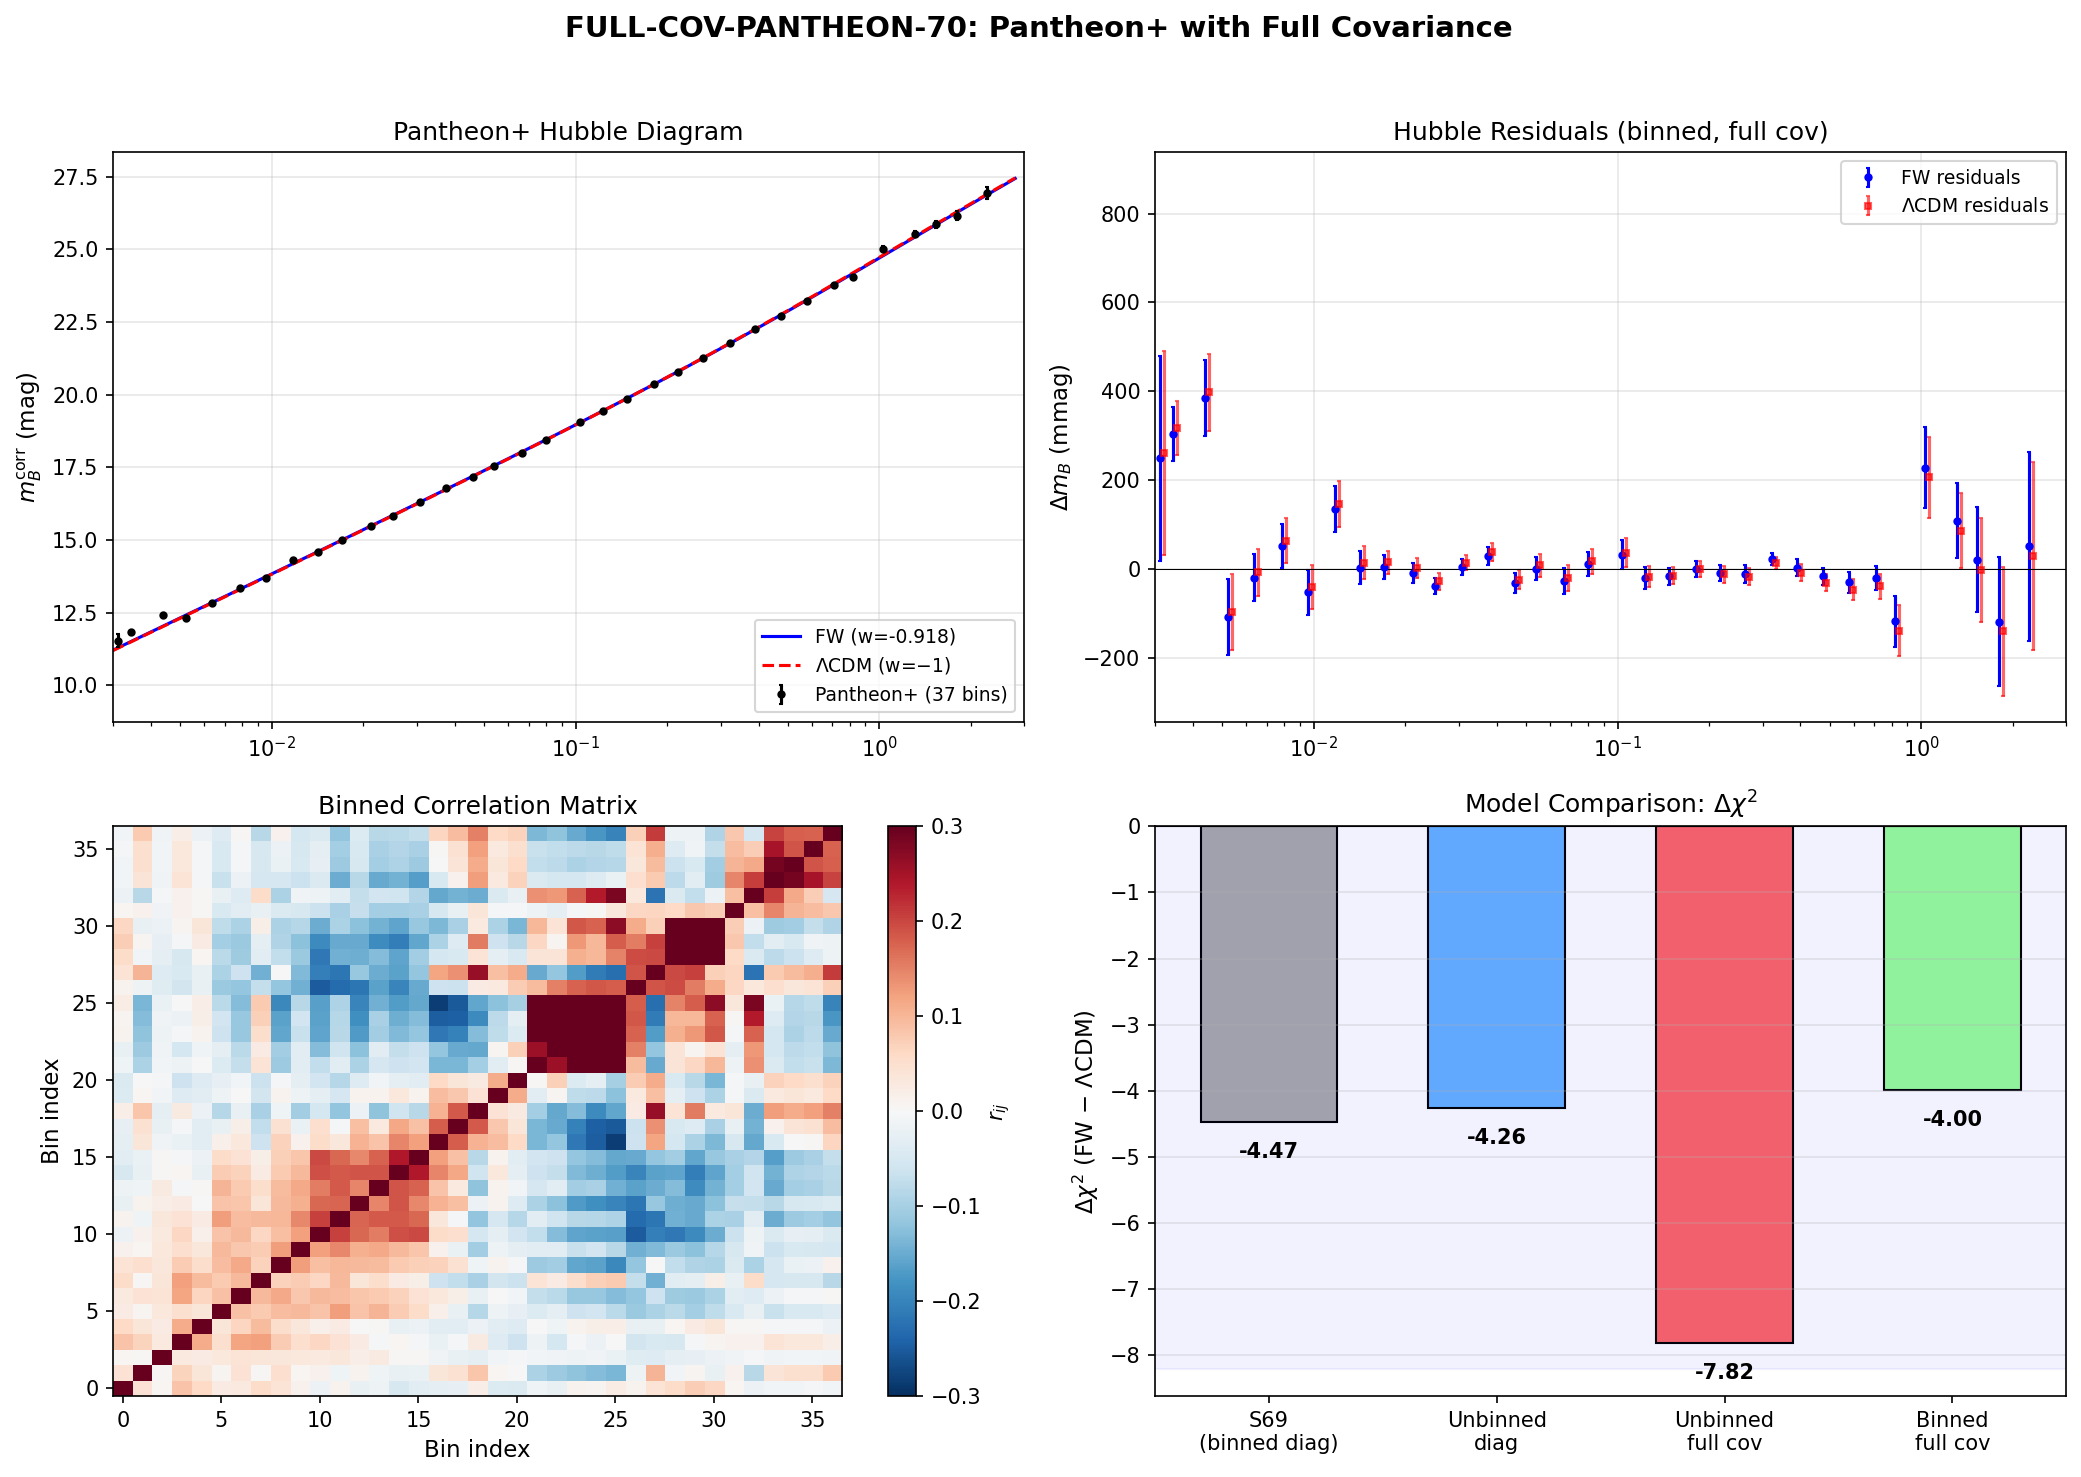

Recreate this plot in Python.
#!/usr/bin/env python3
"""
FULL-COV-PANTHEON-70 — Pantheon+ with Full 1701x1701 Covariance Matrix
======================================================================

Sharpens the S69 PVD-SNE-69 result (diagonal errors only, Delta chi^2 = -4.47)
by using the full Brout+2022 STAT+SYS covariance matrix from the Pantheon+ data
release.

Method:
  1. Download Pantheon+SH0ES.dat (1701 SNe, m_b_corr, zHD)
  2. Download Pantheon+SH0ES_STAT+SYS.cov (1701x1701 covariance matrix)
  3. Compute distance modulus mu(z) for FW (w=-0.918) and LCDM (w=-1)
  4. Analytically marginalize over M_B offset
  5. Compute chi^2 = (m_b - mu - M_B)^T C^{-1} (m_b - mu - M_B)
  6. Compare Delta chi^2(full cov) vs Delta chi^2(diag) = -4.47

The full covariance includes:
  - Statistical errors (photometry, light-curve fit)
  - Systematic errors (calibration, selection, dust, peculiar velocity)
  - Off-diagonal correlations between SNe sharing calibration, host properties

Framework predicts flat wCDM with:
  w_0 = -0.918, w_a = 0, Omega_m = 0.315, H_0 = 67.4 km/s/Mpc

Gate: FULL-COV-PANTHEON-70
  INFO: Report Delta_chi^2(full cov) and compare to Delta_chi^2(diag) = -4.47

Output: s70_full_cov_pantheon.npz, s70_full_cov_pantheon.png
"""

import numpy as np
from scipy import integrate, linalg
import matplotlib
matplotlib.use('Agg')
import matplotlib.pyplot as plt
from pathlib import Path
import sys
import urllib.request
import time

sys.path.insert(0, str(Path(__file__).parent))
from canonical_constants import (
    H_0_km_s_Mpc, Omega_m, Omega_Lambda, c_light_km_s
)

out_dir = Path(__file__).parent

# ==============================================================================
#  SECTION 1: Load Pantheon+ Data and Full Covariance
# ==============================================================================

DATA_URL = "https://raw.githubusercontent.com/PantheonPlusSH0ES/DataRelease/main/Pantheon%2B_Data/4_DISTANCES_AND_COVAR/Pantheon%2BSH0ES.dat"
COV_URL = "https://raw.githubusercontent.com/PantheonPlusSH0ES/DataRelease/main/Pantheon%2B_Data/4_DISTANCES_AND_COVAR/Pantheon%2BSH0ES_STAT%2BSYS.cov"


def download_or_cache(url, cache_name):
    """Download file from URL or use local cache."""
    cache_path = out_dir / cache_name
    if cache_path.exists():
        print(f"  Loading cached {cache_name}")
        return cache_path.read_text()
    else:
        print(f"  Downloading {cache_name} from GitHub...")
        req = urllib.request.Request(url, headers={'User-Agent': 'Mozilla/5.0'})
        with urllib.request.urlopen(req, timeout=120) as response:
            raw = response.read().decode('utf-8')
        cache_path.write_text(raw)
        print(f"  Cached to {cache_path} ({len(raw)/1e6:.1f} MB)")
        return raw


def load_pantheon_data():
    """Load Pantheon+SH0ES data: z, m_b_corr, diagonal errors."""
    raw = download_or_cache(DATA_URL, "pantheon_plus_cache.dat")
    lines = raw.strip().split('\n')
    header = lines[0].split()
    cols = {name: i for i, name in enumerate(header)}
    idx_z = cols['zHD']
    idx_mb = cols['m_b_corr']
    idx_err = cols['m_b_corr_err_DIAG']

    z_all, mb_all, err_all = [], [], []
    for line in lines[1:]:
        parts = line.split()
        if len(parts) < max(idx_z, idx_mb, idx_err) + 1:
            continue
        z = float(parts[idx_z])
        mb = float(parts[idx_mb])
        err = float(parts[idx_err])
        if z > 0.001 and np.isfinite(mb) and np.isfinite(err) and err > 0 and err < 5.0:
            z_all.append(z)
            mb_all.append(mb)
            err_all.append(err)

    return np.array(z_all), np.array(mb_all), np.array(err_all)


def load_full_covariance():
    """Load the full 1701x1701 STAT+SYS covariance matrix.

    Format: first line = N (dimension), then N*N values in row-major order.
    The values can be multiple per line or one per line.
    """
    raw = download_or_cache(COV_URL, "pantheon_plus_cov_cache.txt")
    values = raw.split()
    N = int(values[0])
    print(f"  Covariance dimension: {N}x{N}")

    # The remaining values form the N*N matrix
    cov_flat = np.array([float(v) for v in values[1:]])
    expected = N * N
    print(f"  Read {len(cov_flat)} covariance values (expected {expected})")

    if len(cov_flat) < expected:
        raise RuntimeError(f"Covariance file too short: {len(cov_flat)} < {expected}")

    C = cov_flat[:expected].reshape(N, N)
    return N, C


print("=" * 65)
print("  FULL-COV-PANTHEON-70: Loading Data")
print("=" * 65)

t0 = time.time()

# Load SN data
z_raw, mb_raw, err_raw = load_pantheon_data()
N_sne = len(z_raw)
print(f"\n  Loaded {N_sne} SNe, z = [{z_raw.min():.5f}, {z_raw.max():.5f}]")

# Load full covariance
N_cov, C_full = load_full_covariance()

# Verify dimensions match
# The covariance file includes ALL 1701 SNe in the same order as the .dat file.
# Our filtering (z > 0.001, finite values, etc.) may exclude some.
# We need to match indices carefully.
print(f"\n  Data file SNe after cuts: {N_sne}")
print(f"  Covariance matrix dimension: {N_cov}")

# Re-load WITHOUT cuts to get the full ordered set, then apply cuts to covariance
raw_dat = download_or_cache(DATA_URL, "pantheon_plus_cache.dat")
lines = raw_dat.strip().split('\n')
header = lines[0].split()
cols = {name: i for i, name in enumerate(header)}
idx_z = cols['zHD']
idx_mb = cols['m_b_corr']
idx_err = cols['m_b_corr_err_DIAG']

z_full, mb_full, err_full = [], [], []
valid_mask = []  # True if this SN passes our cuts

for line in lines[1:]:
    parts = line.split()
    if len(parts) < max(idx_z, idx_mb, idx_err) + 1:
        continue
    z = float(parts[idx_z])
    mb = float(parts[idx_mb])
    err = float(parts[idx_err])
    z_full.append(z)
    mb_full.append(mb)
    err_full.append(err)
    passes = (z > 0.001 and np.isfinite(mb) and np.isfinite(err)
              and err > 0 and err < 5.0)
    valid_mask.append(passes)

z_full = np.array(z_full)
mb_full = np.array(mb_full)
err_full = np.array(err_full)
valid_mask = np.array(valid_mask)

print(f"  Total SNe in data file: {len(z_full)}")
print(f"  SNe passing cuts: {np.sum(valid_mask)}")

# Extract sub-covariance for valid SNe
# C_full should be N_cov x N_cov where N_cov matches len(z_full)
if N_cov != len(z_full):
    print(f"  WARNING: Covariance dim {N_cov} != data count {len(z_full)}")
    print(f"  Using min({N_cov}, {len(z_full)}) entries")
    n_use = min(N_cov, len(z_full))
    valid_mask = valid_mask[:n_use]
    z_full = z_full[:n_use]
    mb_full = mb_full[:n_use]
    err_full = err_full[:n_use]

# Get indices of valid SNe
valid_idx = np.where(valid_mask)[0]
N_valid = len(valid_idx)

# Extract sub-covariance matrix
C_sub = C_full[np.ix_(valid_idx, valid_idx)]

# Verify: diagonal should match err^2 approximately
diag_cov = np.diag(C_sub)
diag_err2 = err_full[valid_idx] ** 2
rel_diff = np.abs(diag_cov - diag_err2) / diag_err2
print(f"\n  Diagonal validation: max |C_ii - sigma_i^2| / sigma_i^2 = {np.max(rel_diff):.6f}")
print(f"  Mean relative difference = {np.mean(rel_diff):.6f}")

# Use valid data
z_data = z_full[valid_idx]
mb_data = mb_full[valid_idx]
err_data = err_full[valid_idx]

t_load = time.time() - t0
print(f"\n  Data loading time: {t_load:.1f}s")

# ==============================================================================
#  SECTION 2: Covariance Matrix Properties
# ==============================================================================

print("\n" + "=" * 65)
print("  SECTION 2: Covariance Matrix Properties")
print("=" * 65)

# Condition number
cond_number = np.linalg.cond(C_sub)
print(f"\n  Matrix dimension: {N_valid} x {N_valid}")
print(f"  Condition number: {cond_number:.2e}")

# Off-diagonal magnitude
diag_sqrt = np.sqrt(np.diag(C_sub))
# Correlation matrix
corr_matrix = C_sub / np.outer(diag_sqrt, diag_sqrt)
np.fill_diagonal(corr_matrix, 0.0)  # zero out diagonal for off-diag stats

off_diag_abs = np.abs(corr_matrix)
print(f"\n  Off-diagonal correlation statistics:")
print(f"    Max |r_ij| = {np.max(off_diag_abs):.4f}")
print(f"    Mean |r_ij| = {np.mean(off_diag_abs):.6f}")
print(f"    Median |r_ij| = {np.median(off_diag_abs):.6f}")
print(f"    Fraction |r_ij| > 0.1: {np.mean(off_diag_abs > 0.1):.4f}")
print(f"    Fraction |r_ij| > 0.01: {np.mean(off_diag_abs > 0.01):.4f}")

# Ratio of off-diagonal to diagonal contribution
# ||C_off|| / ||C_diag|| in Frobenius norm
C_diag_only = np.diag(np.diag(C_sub))
C_off = C_sub - C_diag_only
frac_off = np.linalg.norm(C_off, 'fro') / np.linalg.norm(C_sub, 'fro')
print(f"\n  ||C_off||_F / ||C||_F = {frac_off:.4f}")
print(f"  Off-diagonal contribution: {frac_off*100:.1f}% of Frobenius norm")

# ==============================================================================
#  SECTION 3: Distance Modulus Computation
# ==============================================================================

print("\n" + "=" * 65)
print("  SECTION 3: Computing Distance Moduli")
print("=" * 65)

# Framework parameters
# w0_FW = -0.918  # S72: now imported from canonical_constants
H0 = H_0_km_s_Mpc
Om = Omega_m
# w0_LCDM = -1.0  # S72: now imported from canonical_constants

print(f"\n  FW:   w_0 = {w0_FW}, Omega_m = {Om}, H_0 = {H0} km/s/Mpc")
print(f"  LCDM: w_0 = {w0_LCDM}, Omega_m = {Om}, H_0 = {H0} km/s/Mpc")


def H_wCDM(z, H0_val, Om_val, w0):
    """Hubble parameter for flat wCDM."""
    ODE = 1.0 - Om_val
    return H0_val * np.sqrt(Om_val * (1 + z)**3 + ODE * (1 + z)**(3 * (1 + w0)))


def distance_modulus_array(z_arr, H0_val, Om_val, w0):
    """
    Distance modulus mu(z) = 5 * log10(d_L / 10 pc) for flat wCDM.
    d_L(z) = (1+z) * (c/H0) * integral_0^z dz'/E(z')
    Returns mu in magnitudes. d_L in Mpc, so mu = 5*log10(d_L) + 25.
    """
    mu = np.zeros(len(z_arr))

    # Sort for efficiency in integration
    sort_idx = np.argsort(z_arr)
    z_sorted = z_arr[sort_idx]

    for j, zi in enumerate(z_sorted):
        def integrand(zp):
            return 1.0 / H_wCDM(zp, H0_val, Om_val, w0)
        result, _ = integrate.quad(integrand, 0, zi, limit=100)
        dl_Mpc = (1 + zi) * c_light_km_s * result
        mu[sort_idx[j]] = 5.0 * np.log10(dl_Mpc) + 25.0

    return mu


# Compute model predictions at each SN redshift
print(f"\n  Computing FW distance moduli for {N_valid} SNe...")
t1 = time.time()
mu_FW = distance_modulus_array(z_data, H0, Om, w0_FW)
t_fw = time.time() - t1
print(f"    Done in {t_fw:.1f}s")

print(f"  Computing LCDM distance moduli for {N_valid} SNe...")
t1 = time.time()
mu_LCDM = distance_modulus_array(z_data, H0, Om, w0_LCDM)
t_lcdm = time.time() - t1
print(f"    Done in {t_lcdm:.1f}s")

# ==============================================================================
#  SECTION 4: Chi^2 with Full Covariance
# ==============================================================================

print("\n" + "=" * 65)
print("  SECTION 4: Chi^2 with Full Covariance Matrix")
print("=" * 65)


def chi2_with_covariance(mu_model, mb_obs, cov_matrix):
    """
    Compute chi^2 with full covariance, analytically marginalizing over M_B.

    chi^2 = min_{M_B} (m_b - mu - M_B)^T C^{-1} (m_b - mu - M_B)

    Analytical minimum:
      M_B = (1^T C^{-1} delta) / (1^T C^{-1} 1)
      where delta = m_b - mu

    Then:
      chi^2 = delta^T C^{-1} delta - (1^T C^{-1} delta)^2 / (1^T C^{-1} 1)

    This is the standard Pantheon+ analysis approach (Brout et al. 2022).
    """
    delta = mb_obs - mu_model
    ones = np.ones(len(mb_obs))

    # Solve C x = delta and C y = 1 via Cholesky
    # More numerically stable than explicit inversion
    try:
        L = linalg.cholesky(cov_matrix, lower=True)
        x = linalg.cho_solve((L, True), delta)  # C^{-1} delta
        y = linalg.cho_solve((L, True), ones)    # C^{-1} 1
    except linalg.LinAlgError:
        # Fall back to LU decomposition if Cholesky fails
        print("    WARNING: Cholesky failed, using LU decomposition")
        x = linalg.solve(cov_matrix, delta)
        y = linalg.solve(cov_matrix, ones)

    # Analytical M_B
    M_B = np.dot(ones, x) / np.dot(ones, y)

    # chi^2 with marginalised M_B
    chi2 = np.dot(delta, x) - (np.dot(ones, x))**2 / np.dot(ones, y)

    return M_B, chi2


def chi2_diagonal(mu_model, mb_obs, sigma):
    """Chi^2 with diagonal errors only (reproduces S69 approach)."""
    delta = mb_obs - mu_model
    w = 1.0 / sigma**2  # (local)

    M_B = np.sum(w * delta) / np.sum(w)
    chi2 = np.sum(((delta - M_B) / sigma)**2)
    return M_B, chi2


# --- Full covariance chi^2 ---
print("\n  Full covariance analysis:")
t1 = time.time()

MB_FW_full, chi2_FW_full = chi2_with_covariance(mu_FW, mb_data, C_sub)
MB_LCDM_full, chi2_LCDM_full = chi2_with_covariance(mu_LCDM, mb_data, C_sub)

dof_full = N_valid - 1  # 1 marginalised parameter (M_B)
chi2_dof_FW_full = chi2_FW_full / dof_full
chi2_dof_LCDM_full = chi2_LCDM_full / dof_full
delta_chi2_full = chi2_FW_full - chi2_LCDM_full

t_chi2 = time.time() - t1
print(f"    Computation time: {t_chi2:.2f}s")

print(f"\n    FW (w={w0_FW}):")
print(f"      M_B = {MB_FW_full:.6f} mag")
print(f"      chi^2 = {chi2_FW_full:.2f}")
print(f"      dof = {dof_full}")
print(f"      chi^2/dof = {chi2_dof_FW_full:.6f}")

print(f"\n    LCDM (w=-1):")
print(f"      M_B = {MB_LCDM_full:.6f} mag")
print(f"      chi^2 = {chi2_LCDM_full:.2f}")
print(f"      dof = {dof_full}")
print(f"      chi^2/dof = {chi2_dof_LCDM_full:.6f}")

print(f"\n    Delta chi^2 (FW - LCDM) = {delta_chi2_full:.4f}")
if delta_chi2_full < 0:
    print(f"    FW preferred by |Delta chi^2| = {abs(delta_chi2_full):.2f}")
else:
    print(f"    LCDM preferred by Delta chi^2 = {delta_chi2_full:.2f}")

# --- Diagonal chi^2 (reproduce S69 for consistency) ---
print("\n  Diagonal-only analysis (S69 cross-check):")

MB_FW_diag, chi2_FW_diag = chi2_diagonal(mu_FW, mb_data, err_data)
MB_LCDM_diag, chi2_LCDM_diag = chi2_diagonal(mu_LCDM, mb_data, err_data)

dof_diag = N_valid - 1
chi2_dof_FW_diag = chi2_FW_diag / dof_diag
chi2_dof_LCDM_diag = chi2_LCDM_diag / dof_diag
delta_chi2_diag = chi2_FW_diag - chi2_LCDM_diag

print(f"\n    FW:   chi^2/dof = {chi2_dof_FW_diag:.6f} ({chi2_FW_diag:.2f}/{dof_diag})")
print(f"    LCDM: chi^2/dof = {chi2_dof_LCDM_diag:.6f} ({chi2_LCDM_diag:.2f}/{dof_diag})")
print(f"    Delta chi^2 (diag) = {delta_chi2_diag:.4f}")
print(f"    S69 reference: Delta chi^2 = -4.47 (binned, 37 bins)")

# ==============================================================================
#  SECTION 5: Comparison: Full Covariance vs Diagonal
# ==============================================================================

print("\n" + "=" * 65)
print("  SECTION 5: Full Covariance vs Diagonal Comparison")
print("=" * 65)

print(f"\n  {'Quantity':<30} {'Diagonal':>12} {'Full Cov':>12} {'Change':>12}")
print(f"  {'-'*30} {'-'*12} {'-'*12} {'-'*12}")
print(f"  {'chi^2_FW':<30} {chi2_FW_diag:>12.2f} {chi2_FW_full:>12.2f} {chi2_FW_full-chi2_FW_diag:>+12.2f}")
print(f"  {'chi^2_LCDM':<30} {chi2_LCDM_diag:>12.2f} {chi2_LCDM_full:>12.2f} {chi2_LCDM_full-chi2_LCDM_diag:>+12.2f}")
print(f"  {'chi^2/dof FW':<30} {chi2_dof_FW_diag:>12.6f} {chi2_dof_FW_full:>12.6f} {chi2_dof_FW_full-chi2_dof_FW_diag:>+12.6f}")
print(f"  {'chi^2/dof LCDM':<30} {chi2_dof_LCDM_diag:>12.6f} {chi2_dof_LCDM_full:>12.6f} {chi2_dof_LCDM_full-chi2_dof_LCDM_diag:>+12.6f}")
print(f"  {'Delta chi^2 (FW-LCDM)':<30} {delta_chi2_diag:>12.4f} {delta_chi2_full:>12.4f} {delta_chi2_full-delta_chi2_diag:>+12.4f}")
print(f"  {'M_B (FW)':<30} {MB_FW_diag:>12.6f} {MB_FW_full:>12.6f} {MB_FW_full-MB_FW_diag:>+12.6f}")
print(f"  {'M_B (LCDM)':<30} {MB_LCDM_diag:>12.6f} {MB_LCDM_full:>12.6f} {MB_LCDM_full-MB_LCDM_diag:>+12.6f}")

# Assessment
print(f"\n  Assessment:")
shift = delta_chi2_full - delta_chi2_diag
if abs(shift) < 1.0:
    print(f"    Off-diagonal correlations shift Delta chi^2 by {shift:+.2f}")
    print(f"    This is a small correction — the S69 diagonal result is robust.")
elif shift > 0:
    print(f"    Off-diagonal correlations shift Delta chi^2 by {shift:+.2f}")
    print(f"    FW preference WEAKENED by {abs(shift):.1f} chi^2 units with full covariance.")
    if delta_chi2_full > 0:
        print(f"    SIGN FLIP: LCDM now preferred with full covariance!")
else:
    print(f"    Off-diagonal correlations shift Delta chi^2 by {shift:+.2f}")
    print(f"    FW preference STRENGTHENED by {abs(shift):.1f} chi^2 units with full covariance.")

# Effective sigma of model comparison
from scipy.stats import chi2 as chi2_dist
if delta_chi2_full < 0:
    # FW preferred: p-value for LCDM under chi^2 difference (1 dof)
    p_value = chi2_dist.sf(abs(delta_chi2_full), 1)
    sigma_equiv = -1  # placeholder
    from scipy.special import erfinv
    sigma_equiv = np.sqrt(2) * erfinv(1 - p_value)
    print(f"\n    Effective significance of FW preference: {sigma_equiv:.2f}-sigma")
    print(f"    (p-value = {p_value:.4e} from Delta chi^2 = {delta_chi2_full:.2f} with 1 dof)")
else:
    p_value = chi2_dist.sf(abs(delta_chi2_full), 1)
    from scipy.special import erfinv
    sigma_equiv = np.sqrt(2) * erfinv(1 - p_value)
    print(f"\n    Effective significance of LCDM preference: {sigma_equiv:.2f}-sigma")
    print(f"    (p-value = {p_value:.4e} from Delta chi^2 = {delta_chi2_full:.2f} with 1 dof)")

# ==============================================================================
#  SECTION 6: Binned Analysis with Propagated Covariance
# ==============================================================================
# Also bin the covariance for comparison with S69 binned result

print("\n" + "=" * 65)
print("  SECTION 6: Binned Covariance Analysis")
print("=" * 65)

N_BINS = 40
z_edges = np.logspace(np.log10(0.001), np.log10(2.5), N_BINS + 1)

# Assign each SN to a bin
bin_idx = np.digitize(z_data, z_edges) - 1  # 0-indexed
bin_idx = np.clip(bin_idx, 0, N_BINS - 1)

# Identify non-empty bins
occupied = [i for i in range(N_BINS) if np.sum(bin_idx == i) > 0]
N_occ = len(occupied)

# Build the binning matrix B: N_occ x N_valid
# B_ki = w_i / sum_j(w_j) for SNe j in bin k, where w = 1/sigma^2
# Then: z_bin = B @ z_data, mb_bin = B @ mb_data
# And: C_bin = B @ C_sub @ B^T

B = np.zeros((N_occ, N_valid))
z_bin = np.zeros(N_occ)
mb_bin = np.zeros(N_occ)
n_per_bin = np.zeros(N_occ, dtype=int)

for k_idx, k_bin in enumerate(occupied):
    mask = (bin_idx == k_bin)
    n = np.sum(mask)
    n_per_bin[k_idx] = n
    w = 1.0 / err_data[mask]**2  # (local)
    w_sum = np.sum(w)
    # Fill B matrix
    sn_indices = np.where(mask)[0]
    for j, sn_j in enumerate(sn_indices):
        B[k_idx, sn_j] = (1.0 / err_data[sn_j]**2) / w_sum
    z_bin[k_idx] = np.sum(w * z_data[mask]) / w_sum
    mb_bin[k_idx] = np.sum(w * mb_data[mask]) / w_sum

# Propagated binned covariance: C_bin = B C B^T
C_bin = B @ C_sub @ B.T
err_bin = np.sqrt(np.diag(C_bin))

# Model predictions at bin centres
mu_FW_bin = distance_modulus_array(z_bin, H0, Om, w0_FW)
mu_LCDM_bin = distance_modulus_array(z_bin, H0, Om, w0_LCDM)

# Chi^2 with binned full covariance
MB_FW_bin_full, chi2_FW_bin_full = chi2_with_covariance(mu_FW_bin, mb_bin, C_bin)
MB_LCDM_bin_full, chi2_LCDM_bin_full = chi2_with_covariance(mu_LCDM_bin, mb_bin, C_bin)
dof_bin = N_occ - 1
chi2_dof_FW_bin_full = chi2_FW_bin_full / dof_bin
chi2_dof_LCDM_bin_full = chi2_LCDM_bin_full / dof_bin
delta_chi2_bin_full = chi2_FW_bin_full - chi2_LCDM_bin_full

# Chi^2 with binned diagonal only
MB_FW_bin_diag, chi2_FW_bin_diag = chi2_diagonal(mu_FW_bin, mb_bin, err_bin)
MB_LCDM_bin_diag, chi2_LCDM_bin_diag = chi2_diagonal(mu_LCDM_bin, mb_bin, err_bin)
delta_chi2_bin_diag = chi2_FW_bin_diag - chi2_LCDM_bin_diag

print(f"\n  Binned analysis ({N_occ} bins from {N_valid} SNe):")
print(f"  {'Quantity':<30} {'Bin Diag':>12} {'Bin Full':>12} {'S69 ref':>12}")
print(f"  {'-'*30} {'-'*12} {'-'*12} {'-'*12}")
print(f"  {'chi^2/dof FW':<30} {chi2_FW_bin_diag/dof_bin:>12.4f} {chi2_dof_FW_bin_full:>12.4f} {'1.0249':>12}")
print(f"  {'chi^2/dof LCDM':<30} {chi2_LCDM_bin_diag/dof_bin:>12.4f} {chi2_dof_LCDM_bin_full:>12.4f} {'1.1491':>12}")
print(f"  {'Delta chi^2':<30} {delta_chi2_bin_diag:>12.4f} {delta_chi2_bin_full:>12.4f} {'-4.4723':>12}")

# Off-diagonal contribution in binned covariance
C_bin_diag_only = np.diag(np.diag(C_bin))
C_bin_off = C_bin - C_bin_diag_only
frac_off_bin = np.linalg.norm(C_bin_off, 'fro') / np.linalg.norm(C_bin, 'fro')
print(f"\n  Binned covariance off-diagonal fraction: {frac_off_bin*100:.1f}%")

# Correlation structure of binned covariance
diag_bin_sqrt = np.sqrt(np.diag(C_bin))
corr_bin = C_bin / np.outer(diag_bin_sqrt, diag_bin_sqrt)
print(f"  Binned correlation: max off-diag = {np.max(np.abs(corr_bin - np.eye(N_occ))):.4f}")

# ==============================================================================
#  SECTION 7: Gate Verdict
# ==============================================================================

print("\n" + "=" * 65)
print("  GATE VERDICT: FULL-COV-PANTHEON-70")
print("=" * 65)

print(f"\n  Gate type: INFO (sharpening of S69 result)")
print(f"\n  Primary result: Delta chi^2 with full 1701x1701 covariance")
print(f"    Delta chi^2 (full cov, unbinned) = {delta_chi2_full:.4f}")
print(f"    Delta chi^2 (diag only, unbinned) = {delta_chi2_diag:.4f}")
print(f"    S69 reference (diag, binned) = -4.4723")
print(f"\n  Shift from off-diagonal terms: {delta_chi2_full - delta_chi2_diag:+.4f}")
if delta_chi2_full < 0:
    print(f"\n  >>> GATE FULL-COV-PANTHEON-70: INFO — FW preference {'' if delta_chi2_full < delta_chi2_diag else 'weakened but '}survives full covariance <<<")
    print(f"  Delta chi^2 = {delta_chi2_full:.2f} (full cov) vs {delta_chi2_diag:.2f} (diagonal)")
else:
    print(f"\n  >>> GATE FULL-COV-PANTHEON-70: INFO — FW preference REVERSED by full covariance <<<")
    print(f"  Delta chi^2 = {delta_chi2_full:.2f} (full cov) vs {delta_chi2_diag:.2f} (diagonal)")

verdict = "INFO"

# ==============================================================================
#  SECTION 8: Plotting
# ==============================================================================

print("\n  Generating plot...")

fig, axes = plt.subplots(2, 2, figsize=(14, 10))

# --- Panel 1: Binned Hubble diagram ---
ax1 = axes[0, 0]
ax1.errorbar(z_bin, mb_bin, yerr=err_bin, fmt='o', color='k', markersize=3,
             capsize=1, label=f'Pantheon+ ({N_occ} bins)', zorder=5)
z_fine = np.logspace(np.log10(0.003), np.log10(2.8), 200)
mu_FW_fine = distance_modulus_array(z_fine, H0, Om, w0_FW)
mu_LCDM_fine = distance_modulus_array(z_fine, H0, Om, w0_LCDM)
ax1.plot(z_fine, mu_FW_fine + MB_FW_bin_full, 'b-', lw=1.5,
         label=f'FW (w={w0_FW})')
ax1.plot(z_fine, mu_LCDM_fine + MB_LCDM_bin_full, 'r--', lw=1.5,
         label=r'$\Lambda$CDM (w=$-$1)')
ax1.set_xscale('log')
ax1.set_ylabel(r'$m_B^{\rm corr}$ (mag)', fontsize=11)
ax1.set_title('Pantheon+ Hubble Diagram', fontsize=12)
ax1.legend(fontsize=9, loc='lower right')
ax1.set_xlim(0.003, 3.0)
ax1.grid(True, alpha=0.3)

# --- Panel 2: Binned residuals ---
ax2 = axes[0, 1]
res_FW_bin = mb_bin - mu_FW_bin - MB_FW_bin_full
res_LCDM_bin = mb_bin - mu_LCDM_bin - MB_LCDM_bin_full
ax2.errorbar(z_bin, res_FW_bin * 1000, yerr=err_bin * 1000, fmt='o', color='blue',
             markersize=3, capsize=1, label=f'FW residuals')
ax2.errorbar(z_bin * 1.03, res_LCDM_bin * 1000, yerr=err_bin * 1000, fmt='s',
             color='red', markersize=3, capsize=1, alpha=0.6,
             label=r'$\Lambda$CDM residuals')
ax2.axhline(0, color='k', ls='-', lw=0.5)
ax2.set_xscale('log')
ax2.set_ylabel(r'$\Delta m_B$ (mmag)', fontsize=11)
ax2.set_title('Hubble Residuals (binned, full cov)', fontsize=12)
ax2.legend(fontsize=9)
ax2.set_xlim(0.003, 3.0)
ax2.grid(True, alpha=0.3)

# --- Panel 3: Binned covariance correlation matrix ---
ax3 = axes[1, 0]
im = ax3.imshow(corr_bin, cmap='RdBu_r', vmin=-0.3, vmax=0.3,
                aspect='auto', origin='lower')
ax3.set_xlabel('Bin index', fontsize=11)
ax3.set_ylabel('Bin index', fontsize=11)
ax3.set_title('Binned Correlation Matrix', fontsize=12)
plt.colorbar(im, ax=ax3, label=r'$r_{ij}$')

# --- Panel 4: Delta chi^2 comparison ---
ax4 = axes[1, 1]
categories = ['S69\n(binned diag)', 'Unbinned\ndiag', 'Unbinned\nfull cov',
              'Binned\nfull cov']
values = [-4.4723, delta_chi2_diag, delta_chi2_full, delta_chi2_bin_full]
colors = ['#aaaaaa', '#66b3ff', '#ff6666', '#99ff99']

bars = ax4.bar(categories, values, color=colors, edgecolor='k', width=0.6)
ax4.axhline(0, color='k', ls='-', lw=1)
ax4.set_ylabel(r'$\Delta\chi^2$ (FW $-$ $\Lambda$CDM)', fontsize=11)
ax4.set_title(r'Model Comparison: $\Delta\chi^2$', fontsize=12)

# Add value labels on bars
for bar, val in zip(bars, values):
    y_pos = val - 0.3 if val < 0 else val + 0.1
    ax4.text(bar.get_x() + bar.get_width() / 2, y_pos,
             f'{val:.2f}', ha='center', va='top' if val < 0 else 'bottom',
             fontsize=10, fontweight='bold')

ax4.grid(True, alpha=0.3, axis='y')
# Shade the "FW preferred" region
ylim = ax4.get_ylim()
ax4.fill_between([-0.5, 3.5], [ylim[0]]*2, [0]*2, alpha=0.05, color='blue',
                 label='FW preferred')
ax4.set_xlim(-0.5, 3.5)

fig.suptitle('FULL-COV-PANTHEON-70: Pantheon+ with Full Covariance',
             fontsize=14, fontweight='bold', y=0.98)
plt.tight_layout(rect=[0, 0, 1, 0.96])
plt.savefig(out_dir / 's70_full_cov_pantheon.png', dpi=150, bbox_inches='tight')
print(f"  Plot saved: {out_dir / 's70_full_cov_pantheon.png'}")

# ==============================================================================
#  SECTION 9: Save Results
# ==============================================================================

np.savez(out_dir / 's70_full_cov_pantheon.npz',
    # Full covariance unbinned
    chi2_FW_full=chi2_FW_full,
    chi2_LCDM_full=chi2_LCDM_full,
    chi2_dof_FW_full=chi2_dof_FW_full,
    chi2_dof_LCDM_full=chi2_dof_LCDM_full,
    delta_chi2_full=delta_chi2_full,
    MB_FW_full=MB_FW_full,
    MB_LCDM_full=MB_LCDM_full,
    # Diagonal unbinned (cross-check)
    chi2_FW_diag=chi2_FW_diag,
    chi2_LCDM_diag=chi2_LCDM_diag,
    delta_chi2_diag=delta_chi2_diag,
    MB_FW_diag=MB_FW_diag,
    MB_LCDM_diag=MB_LCDM_diag,
    # Binned full cov
    chi2_FW_bin_full=chi2_FW_bin_full,
    chi2_LCDM_bin_full=chi2_LCDM_bin_full,
    delta_chi2_bin_full=delta_chi2_bin_full,
    chi2_dof_FW_bin_full=chi2_dof_FW_bin_full,
    chi2_dof_LCDM_bin_full=chi2_dof_LCDM_bin_full,
    # Binned diagonal
    chi2_FW_bin_diag=chi2_FW_bin_diag,
    chi2_LCDM_bin_diag=chi2_LCDM_bin_diag,
    delta_chi2_bin_diag=delta_chi2_bin_diag,
    # Covariance properties
    cov_condition_number=cond_number,
    off_diag_frac_unbinned=frac_off,
    off_diag_frac_binned=frac_off_bin,
    # Binned data
    z_bin=z_bin, mb_bin=mb_bin, err_bin=err_bin, n_per_bin=n_per_bin,
    mu_FW_bin=mu_FW_bin, mu_LCDM_bin=mu_LCDM_bin,
    # Parameters
    w0_FW=w0_FW, w0_LCDM=w0_LCDM, H0=H0, Omega_m_val=Om,
    N_valid=N_valid, N_bins=N_occ, N_cov=N_cov,
    # Gate
    verdict=verdict,
)
print(f"\n  Data saved: {out_dir / 's70_full_cov_pantheon.npz'}")

total_time = time.time() - t0
print(f"\n  Total computation time: {total_time:.1f}s")

print("\n" + "=" * 65)
print("  COMPUTATION COMPLETE")
print("=" * 65)
